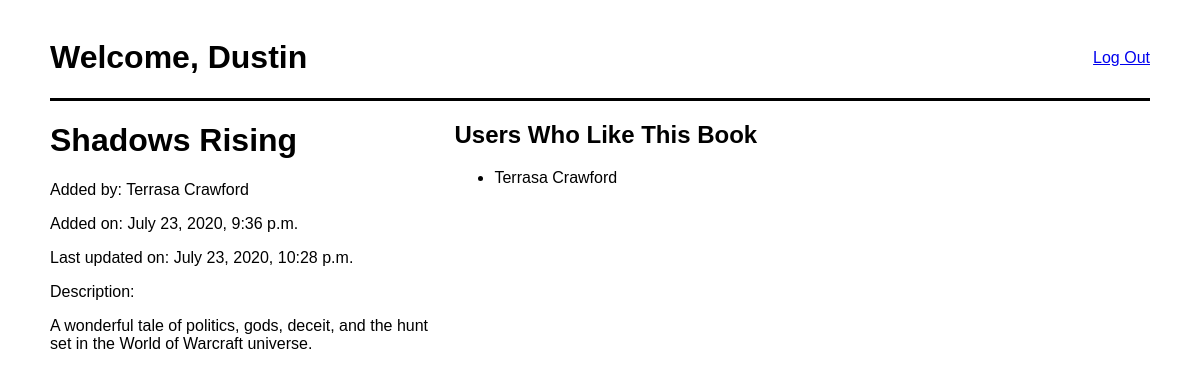
/books/4 (signed in), run on the app's committed database.
### books_app/models.py (models this page shows)
class User(models.Model):
    first_name = models.CharField(max_length=45)
    last_name = models.CharField(max_length=45)
    email = models.CharField(max_length=45)
    password = models.CharField(max_length=255)
    created_at = models.DateTimeField(auto_now_add=True)
    updated_at = models.DateTimeField(auto_now=True)
    objects = UserManager()

class Book(models.Model):
    title = models.CharField(max_length=255)
    desc = models.TextField()
    created_at = models.DateTimeField(auto_now_add=True)
    updated_at = models.DateTimeField(auto_now=True)
    uploaded_by_id = models.ManyToManyField(User, related_name="books_uploaded")
    users_who_like = models.ManyToManyField(User, related_name="liked_books")
    objects = BookManager()

### books_app/views.py (the view)
# urls.py: path('books/<int:book_id>', views.showBook),
def showBook(request, book_id):
    book = Book.objects.get(id=book_id)
    user = User.objects.get(id=request.session['user_id'])
    context = {
        'book': book,
        'user': user,
    }
    return render(request, 'show_book.html', context)

### books_app/templates/show_book.html (shortened to what this page needs)
<!DOCTYPE html>
<html lang="en">
<head>
    {% load static %}
    <link rel="stylesheet" href="{% static 'css/style.css' %}">
</head>
<body>
    <div class="container">
        <div class="navbar">
            <h1>Welcome, {{ user.first_name }}</h1>
            <a href="/logout">Log Out</a>
        </div>
        {% if user.id == book.uploaded_by_id.first.id %}
            {% if messages %}
                    <ul class="messages">
                        {% for message in messages %}
                            <li {% if message.tags %} class="{{ message.tags }}"{% endif %}>{{ message }}</li>
                        {% endfor %}
                    </ul>
                {% endif %}
            <div class="form-container">
                <form action="/update_book" method="POST">
                    {% csrf_token %}
                    <input type="hidden" name="book_id" value="{{ book.id }}">
                    <input type="text" name="title" value="{{ book.title }}">
                    <p>Added by: {{ book.uploaded_by_id.first.first_name }} {{ book.uploaded_by_id.first.last_name }}</p>
                    <p>Added on: {{ book.created_at }}</p>
                    <p>Last updated on: {{ book.updated_at }}</p>
                    <p>Description:</p>
                    <textarea name="desc" cols="40" rows="10">{{ book.desc }}</textarea>
                    <button class="btn-white" type="submit">Update</button>
                </form>
                <form action="/delete_book" method="POST">
                    {% csrf_token %}
                    <input type="hidden" name="book_id" value="{{ book.id }}">
                    <button class="btn-delete" type="submit">Delete</button>
                </form>
            </div>
            <div class="form-container">
                <h2>Users Who Like This Book:</h1>
                <ul>
                    {% for like in book.users_who_like.all %}
                        <li>
                            {{ like.first_name }} {{ like.last_name }}
                            {% if user.id == like.id %}
                                <a href="{{ book.id }}/remove_favorite">Un-Favorite</a>
                            {% endif %}
                        </li>
                    {% endfor %}
                </ul>
            </div>
            {% else %}
                <div class="form-container">
                    <h1>{{ book.title }}</h1>
                    <p>Added by: {{ book.uploaded_by_id.first.first_name }} {{ book.uploaded_by_id.first.last_name }}</p>
                    <p>Added on: {{ book.created_at }}</p>
                    <p>Last updated on: {{ book.updated_at }}</p>
                    <p>Description:</p>
                    <p>{{ book.desc }}</p>
                </div>
                <div class="form-container">
                    <h2>Users Who Like This Book</h2>
                    <ul>
                        {% for liker in book.users_who_like.all %}
                            <li>
                                {{ liker.first_name }} {{ liker.last_name }}
                            </li>
                        {% endfor %}
                    </ul>
                </div>
            {% endif %}
    </div>
</body>
</html>

### books_app/static/css/style.css (style rules this page uses)
body { font-family: Arial, Helvetica, sans-serif; }
.form-container { display: inline-block; vertical-align: top; width: 400px; }
.container { width: 1100px; margin: 0 auto; padding: 10px; }
.navbar { display: flex; justify-content: space-between; align-items: center; border-bottom: 3px solid black; }

### data on the page
User: first_name "Dustin"
Book: title "Shadows Rising", uploaded_by_id.first.first_name "Terrasa", uploaded_by_id.first.last_name "Crawford", created_at "July 23, 2020, 9:36 p.m.", updated_at "July 23, 2020, 10:28 p.m.", desc "A wonderful tale of politics, gods, deceit, and the hunt set in the World of Warcraft universe."
User: first_name "Terrasa", last_name "Crawford"
